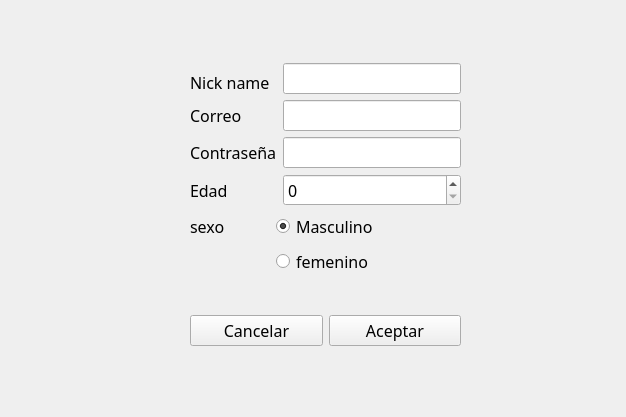
<?xml version="1.0" encoding="UTF-8"?>
<ui version="4.0">
 <class>MainWindow</class>
 <widget class="QMainWindow" name="MainWindow">
  <property name="geometry">
   <rect>
    <x>0</x>
    <y>0</y>
    <width>626</width>
    <height>417</height>
   </rect>
  </property>
  <property name="minimumSize">
   <size>
    <width>626</width>
    <height>417</height>
   </size>
  </property>
  <property name="maximumSize">
   <size>
    <width>626</width>
    <height>417</height>
   </size>
  </property>
  <property name="windowTitle">
   <string>Registro de Usuario</string>
  </property>
  <widget class="QWidget" name="centralwidget_registro">
   <property name="sizePolicy">
    <sizepolicy hsizetype="Fixed" vsizetype="Fixed">
     <horstretch>0</horstretch>
     <verstretch>0</verstretch>
    </sizepolicy>
   </property>
   <property name="minimumSize">
    <size>
     <width>626</width>
     <height>417</height>
    </size>
   </property>
   <property name="maximumSize">
    <size>
     <width>626</width>
     <height>417</height>
    </size>
   </property>
   <property name="font">
    <font>
     <family>Kodchasan</family>
     <pointsize>12</pointsize>
    </font>
   </property>
   <widget class="QWidget" name="widget_fondo" native="true">
    <property name="geometry">
     <rect>
      <x>160</x>
      <y>10</y>
      <width>331</width>
      <height>391</height>
     </rect>
    </property>
    <property name="styleSheet">
     <string notr="true"/>
    </property>
    <widget class="QWidget" name="layoutWidget">
     <property name="geometry">
      <rect>
       <x>30</x>
       <y>20</y>
       <width>271</width>
       <height>351</height>
      </rect>
     </property>
     <layout class="QVBoxLayout" name="verticalLayout">
      <item>
       <layout class="QGridLayout" name="gridLayout">
        <item row="5" column="1" colspan="2">
         <widget class="QRadioButton" name="radioButton_femenino">
          <property name="text">
           <string>femenino</string>
          </property>
         </widget>
        </item>
        <item row="1" column="0">
         <widget class="QLabel" name="label_5">
          <property name="text">
           <string>Correo</string>
          </property>
         </widget>
        </item>
        <item row="2" column="0" colspan="2">
         <widget class="QLabel" name="label_6">
          <property name="text">
           <string>Contraseña</string>
          </property>
         </widget>
        </item>
        <item row="2" column="2">
         <widget class="QLineEdit" name="password_QlineEdit">
          <property name="alignment">
           <set>Qt::AlignBottom|Qt::AlignLeading|Qt::AlignLeft</set>
          </property>
         </widget>
        </item>
        <item row="3" column="2">
         <widget class="QSpinBox" name="QspinBox_edad">
          <property name="alignment">
           <set>Qt::AlignBottom|Qt::AlignLeading|Qt::AlignLeft</set>
          </property>
         </widget>
        </item>
        <item row="4" column="0">
         <widget class="QLabel" name="label_3">
          <property name="text">
           <string>sexo</string>
          </property>
         </widget>
        </item>
        <item row="3" column="0">
         <widget class="QLabel" name="label_4">
          <property name="text">
           <string>Edad</string>
          </property>
         </widget>
        </item>
        <item row="4" column="1" colspan="2">
         <widget class="QRadioButton" name="radioButton_masculino">
          <property name="text">
           <string>Masculino</string>
          </property>
          <property name="checked">
           <bool>true</bool>
          </property>
         </widget>
        </item>
        <item row="0" column="0">
         <widget class="QLabel" name="label_2">
          <property name="text">
           <string>Nick name</string>
          </property>
          <property name="alignment">
           <set>Qt::AlignBottom|Qt::AlignLeading|Qt::AlignLeft</set>
          </property>
         </widget>
        </item>
        <item row="1" column="2">
         <widget class="QLineEdit" name="email_QlineEdit">
          <property name="alignment">
           <set>Qt::AlignBottom|Qt::AlignLeading|Qt::AlignLeft</set>
          </property>
         </widget>
        </item>
        <item row="0" column="2">
         <widget class="QLineEdit" name="nick_QlineEdit">
          <property name="styleSheet">
           <string notr="true"/>
          </property>
          <property name="alignment">
           <set>Qt::AlignBottom|Qt::AlignLeading|Qt::AlignLeft</set>
          </property>
         </widget>
        </item>
       </layout>
      </item>
      <item>
       <layout class="QHBoxLayout" name="horizontalLayout">
        <item>
         <widget class="QPushButton" name="cancelar_QpushButton">
          <property name="text">
           <string>Cancelar</string>
          </property>
         </widget>
        </item>
        <item>
         <widget class="QPushButton" name="aceptar_QpushButton">
          <property name="text">
           <string>Aceptar</string>
          </property>
         </widget>
        </item>
       </layout>
      </item>
     </layout>
    </widget>
   </widget>
  </widget>
 </widget>
 <resources/>
 <connections/>
</ui>
